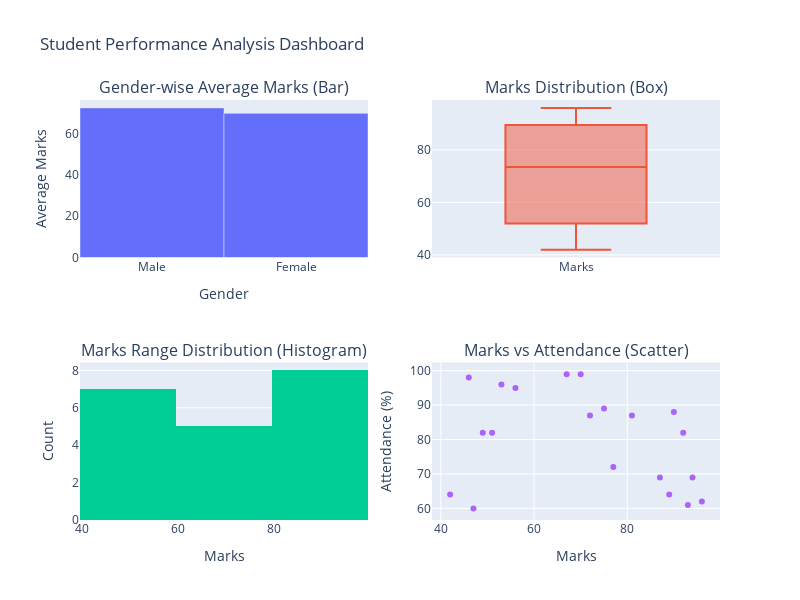

Write notebook code for a chart like this one.
### Code cell
import plotly.graph_objects as go
from plotly.subplots import make_subplots
import random

# Generate small student dataset (20 students)
students = [
    {
        'gender': random.choice(['Male', 'Female']),
        'marks': random.randint(40, 100),
        'attendance': random.randint(60, 100)
    }
    for _ in range(20)
]

# Organize data
genders = [s['gender'] for s in students]
marks = [s['marks'] for s in students]
attendance = [s['attendance'] for s in students]

# Create subplots
fig = make_subplots(
    rows=2, cols=2,
    subplot_titles=(
        'Gender-wise Average Marks (Bar)',
        'Marks Distribution (Box)',
        'Marks Range Distribution (Histogram)',
        'Marks vs Attendance (Scatter)'
    )
)

# 1. Bar Chart - Gender-wise average marks
male_avg = sum(s['marks'] for s in students if s['gender'] == 'Male') / len([s for s in students if s['gender'] == 'Male'])
female_avg = sum(s['marks'] for s in students if s['gender'] == 'Female') / len([s for s in students if s['gender'] == 'Female'])

fig.add_trace(
    go.Bar(x=['Male', 'Female'], y=[male_avg, female_avg]),
    row=1, col=1
)

# 2. Box Plot - Marks distribution
fig.add_trace(
    go.Box(y=marks, name='Marks'),
    row=1, col=2
)

# 3. Histogram - Marks range distribution
fig.add_trace(
    go.Histogram(x=marks, nbinsx=5),
    row=2, col=1
)

# 4. Scatter Plot - Marks vs Attendance
fig.add_trace(
    go.Scatter(x=marks, y=attendance, mode='markers'),
    row=2, col=2
)

# Update layout
fig.update_layout(
    height=600,
    width=800,
    title_text="Student Performance Analysis Dashboard",
    showlegend=False
)

# Update axis labels
fig.update_xaxes(title_text="Gender", row=1, col=1)
fig.update_yaxes(title_text="Average Marks", row=1, col=1)
fig.update_xaxes(title_text="Marks", row=2, col=1)
fig.update_yaxes(title_text="Count", row=2, col=1)
fig.update_xaxes(title_text="Marks", row=2, col=2)
fig.update_yaxes(title_text="Attendance (%)", row=2, col=2)

fig.show()

### Figure 1 — Plotly figure (JSON) as saved in the notebook; plotly's stock layout.template omitted (floating-point values rounded to 4 significant figures)
{"data": [{"type": "bar", "x": ["Male", "Female"], "xaxis": "x", "y": [72.55, 69.89], "yaxis": "y"}, {"name": "Marks", "type": "box", "xaxis": "x2", "y": [47, 72, 92, 56, 89, 90, 96, 46, 70, 42, 53, 49, 67, 77, 93, 75, 87, 51, 81, 94], "yaxis": "y2"}, {"nbinsx": 5, "type": "histogram", "x": [47, 72, 92, 56, 89, 90, 96, 46, 70, 42, 53, 49, 67, 77, 93, 75, 87, 51, 81, 94], "xaxis": "x3", "yaxis": "y3"}, {"mode": "markers", "type": "scatter", "x": [47, 72, 92, 56, 89, 90, 96, 46, 70, 42, 53, 49, 67, 77, 93, 75, 87, 51, 81, 94], "xaxis": "x4", "y": [60, 87, 82, 95, 64, 88, 62, 98, 99, 64, 96, 82, 99, 72, 61, 89, 69, 82, 87, 69], "yaxis": "y4"}], "layout": {"annotations": [{"font": {"size": 16}, "showarrow": false, "text": "Gender-wise Average Marks (Bar)", "x": 0.225, "xanchor": "center", "xref": "paper", "y": 1, "yanchor": "bottom", "yref": "paper"}, {"font": {"size": 16}, "showarrow": false, "text": "Marks Distribution (Box)", "x": 0.775, "xanchor": "center", "xref": "paper", "y": 1, "yanchor": "bottom", "yref": "paper"}, {"font": {"size": 16}, "showarrow": false, "text": "Marks Range Distribution (Histogram)", "x": 0.225, "xanchor": "center", "xref": "paper", "y": 0.375, "yanchor": "bottom", "yref": "paper"}, {"font": {"size": 16}, "showarrow": false, "text": "Marks vs Attendance (Scatter)", "x": 0.775, "xanchor": "center", "xref": "paper", "y": 0.375, "yanchor": "bottom", "yref": "paper"}], "height": 600, "showlegend": false, "title": {"text": "Student Performance Analysis Dashboard"}, "width": 800, "xaxis": {"anchor": "y", "domain": [0, 0.45], "title": {"text": "Gender"}}, "xaxis2": {"anchor": "y2", "domain": [0.55, 1]}, "xaxis3": {"anchor": "y3", "domain": [0, 0.45], "title": {"text": "Marks"}}, "xaxis4": {"anchor": "y4", "domain": [0.55, 1], "title": {"text": "Marks"}}, "yaxis": {"anchor": "x", "domain": [0.625, 1], "title": {"text": "Average Marks"}}, "yaxis2": {"anchor": "x2", "domain": [0.625, 1]}, "yaxis3": {"anchor": "x3", "domain": [0, 0.375], "title": {"text": "Count"}}, "yaxis4": {"anchor": "x4", "domain": [0, 0.375], "title": {"text": "Attendance (%)"}}}}
